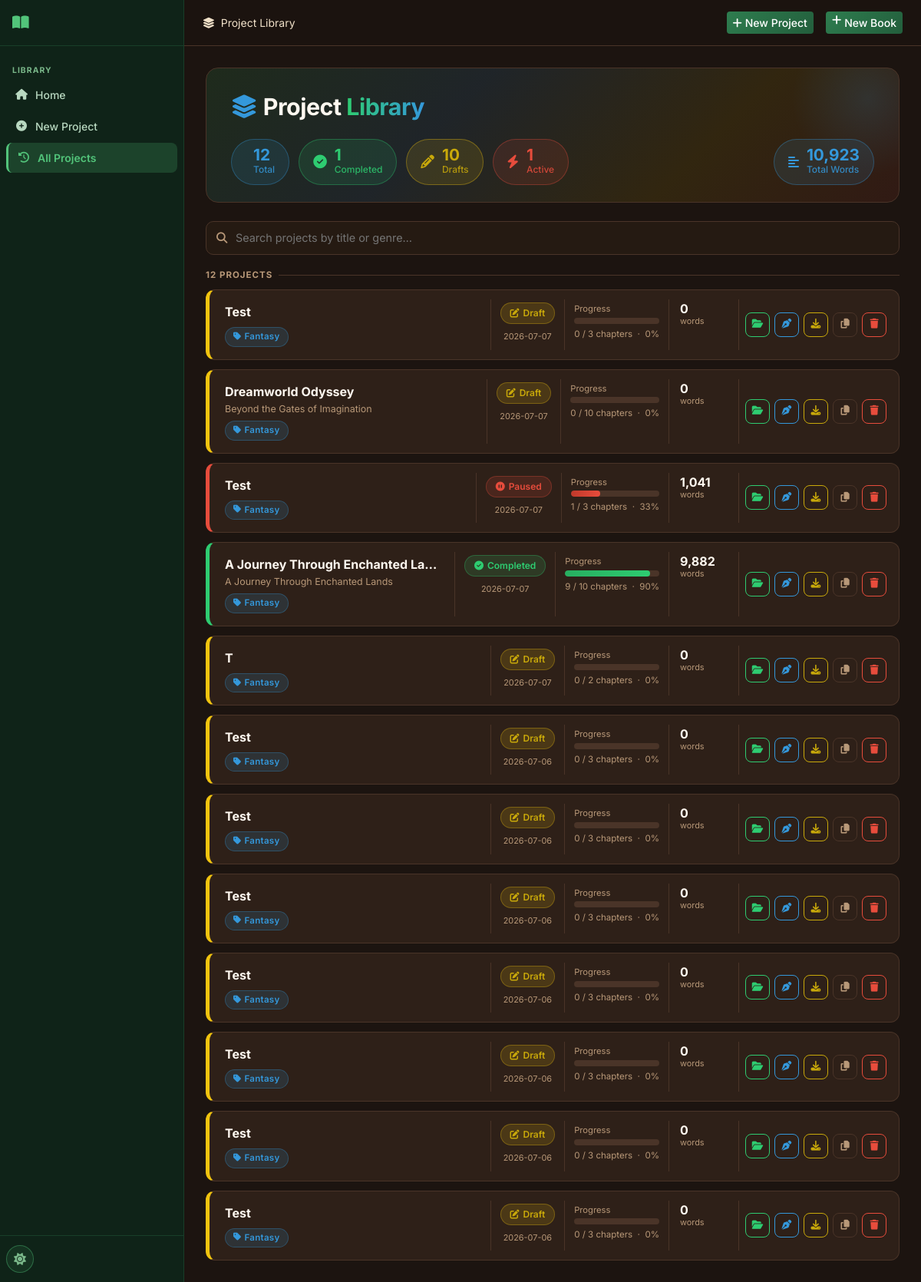
The app's page /history with its own data.
### tables this page shows
CREATE TABLE projects (
    id INTEGER PRIMARY KEY AUTOINCREMENT,
    title TEXT NOT NULL,
    subtitle TEXT DEFAULT '',
    genre TEXT DEFAULT 'Fantasy',
    audience TEXT DEFAULT 'Adult',
    description TEXT DEFAULT '',
    language TEXT DEFAULT 'English',
    story_type TEXT DEFAULT 'Novel',
    writing_style TEXT DEFAULT 'Descriptive',
    point_of_view TEXT DEFAULT 'Third Person Limited',
    tense TEXT DEFAULT 'Past',
    tone TEXT DEFAULT 'Adventurous',
    num_chapters INTEGER DEFAULT 10,
    words_per_chapter INTEGER DEFAULT 2000,
    creativity_level TEXT DEFAULT 'balanced',
    temperature REAL DEFAULT 0.7,
    top_p REAL DEFAULT 0.9,
    max_tokens INTEGER DEFAULT 4096,
    status TEXT DEFAULT 'draft',
    current_chapter INTEGER DEFAULT 0,
    total_words INTEGER DEFAULT 0,
    cover_prompt TEXT DEFAULT '',
    include_images INTEGER DEFAULT 0,
    images_per_chapter INTEGER DEFAULT 1,
    image_style TEXT DEFAULT 'Realistic',
    created_at TIMESTAMP DEFAULT CURRENT_TIMESTAMP,
    updated_at TIMESTAMP DEFAULT CURRENT_TIMESTAMP
);

### routes/main.py (the view)
@bp.route('/history')
def history():
    db = get_db()
    projects = db.execute('SELECT * FROM projects ORDER BY updated_at DESC').fetchall()
    return render_template('history.html', projects=projects)

### database/__init__.py (called while the page is built)
def get_db():
    if 'db' not in g:
        db_path = current_app.config['DATABASE']
        os.makedirs(os.path.dirname(db_path), exist_ok=True)
        g.db = sqlite3.connect(db_path)
        g.db.row_factory = sqlite3.Row
        g.db.execute('PRAGMA foreign_keys = ON')
        g.db.execute('PRAGMA journal_mode = WAL')
    return g.db

### utils/helpers.py (called while the page is built)
def get_setting(db, key, default=''):
    row = db.execute('SELECT value FROM settings WHERE key = ?', (key,)).fetchone()
    return row['value'] if row else default

### templates/history.html (shortened to what this page needs)
{% extends "base.html" %}
{% block breadcrumb %}<i class="fas fa-layer-group me-2"></i>Project Library{% endblock %}
{% block topnav_actions %}
<a href="{{ url_for('projects.new_project') }}" class="btn btn-primary btn-sm me-2">
  <i class="fas fa-plus me-1"></i>New Project
</a>
{% endblock %}
{% block content %}
{% set total     = projects | length %}
{% set completed = projects | selectattr('status', 'equalto', 'completed') | list | length %}
{% set drafts    = projects | selectattr('status', 'equalto', 'draft')     | list | length %}
{% set active    = projects | rejectattr('status', 'in', ['completed','draft']) | list | length %}
{% set total_words = projects | sum(attribute='total_words') %}
<div class="lib-hero">
  <div class="lib-hero-title"><i class="fas fa-layer-group me-2" style="color:var(--hl-blue)"></i>Project <span>Library</span></div>
  <div class="stat-pills">
    <div class="stat-pill sp-blue">
      <div><div class="sp-num">{{ total }}</div><div class="sp-label">Total</div></div>
    </div>
    <div class="stat-pill sp-green">
      <i class="fas fa-check-circle" style="font-size:1.1rem"></i>
      <div><div class="sp-num">{{ completed }}</div><div class="sp-label">Completed</div></div>
    </div>
    <div class="stat-pill sp-lemon">
      <i class="fas fa-pencil-alt" style="font-size:1.1rem"></i>
      <div><div class="sp-num">{{ drafts }}</div><div class="sp-label">Drafts</div></div>
    </div>
    <div class="stat-pill sp-red">
      <i class="fas fa-bolt" style="font-size:1.1rem"></i>
      <div><div class="sp-num">{{ active }}</div><div class="sp-label">Active</div></div>
    </div>
    <div class="stat-pill sp-blue" style="margin-left:auto">
      <i class="fas fa-align-left" style="font-size:1rem"></i>
      <div><div class="sp-num">{{ '{:,}'.format(total_words) }}</div><div class="sp-label">Total Words</div></div>
    </div>
  </div>
</div>
{% if projects %}
<div class="lib-search-wrap">
  <i class="fas fa-search"></i>
  <input class="lib-search" id="libSearch" type="text" placeholder="Search projects by title or genre…" oninput="filterCards()">
</div>
<div class="lib-section-label">{{ total }} Project{{ 's' if total != 1 }}</div>
<div class="project-cards" id="projectCards">
  {% for p in projects %}
  {% set pct = (p.current_chapter / p.num_chapters * 100) | int if p.num_chapters else 0 %}
  {% set sc = 'sc-' + p.status if p.status in ['completed','draft','generating','paused'] else 'sc-default' %}
  {% set pb = 'pb-' + p.status if p.status in ['completed','draft','generating','paused'] else 'pb-default' %}
  <div class="pcard status-{{ p.status }}" data-title="{{ p.title | lower }}" data-genre="{{ p.genre | lower }}">
    <div class="pcard-main">
      <div class="pcard-title">{{ p.title }}</div>
      {% if p.subtitle %}<div class="pcard-subtitle">{{ p.subtitle }}</div>{% endif %}
      <div class="genre-chip"><i class="fas fa-tag me-1"></i>{{ p.genre }}</div>
    </div>
    <div class="pcard-meta">
      <span class="status-chip {{ sc }}">
        {% if p.status == 'completed' %}<i class="fas fa-check-circle"></i>
        {% elif p.status == 'generating' %}<i class="fas fa-spinner fa-spin"></i>
        {% elif p.status == 'paused' %}<i class="fas fa-pause-circle"></i>
        {% else %}<i class="fas fa-edit"></i>{% endif %}
        {{ p.status | title }}
      </span>
      <div class="stat-unit mt-1">{{ p.updated_at[:10] }}</div>
    </div>
    <div class="pcard-prog">
      <div class="lib-prog-label">Progress</div>
      <div class="lib-progress">
        <div class="lib-progress-bar {{ pb }}" style="width:{{ pct }}%"></div>
      </div>
      <div class="lib-pct">{{ p.current_chapter }} / {{ p.num_chapters }} chapters &nbsp;·&nbsp; {{ pct }}%</div>
    </div>
    <div class="pcard-stats">
      <div>
        <div class="stat-num">{{ '{:,}'.format(p.total_words) }}</div>
        <div class="stat-unit">words</div>
      </div>
    </div>
    <div class="pcard-acts">
      <a href="{{ url_for('projects.project_detail', project_id=p.id) }}" class="act-btn act-green" title="Open project">
        <i class="fas fa-folder-open"></i>
      </a>
      <a href="{{ url_for('editor.editor_page', project_id=p.id) }}" class="act-btn act-blue" title="Open editor">
        <i class="fas fa-pen-nib"></i>
      </a>
      <a href="{{ url_for('exports.export_page', project_id=p.id) }}" class="act-btn act-lemon" title="Export">
        <i class="fas fa-download"></i>
      </a>
      <form method="POST" action="{{ url_for('projects.duplicate_project', project_id=p.id) }}" style="display:inline">
        <button type="submit" class="act-btn act-neutral" title="Duplicate">
          <i class="fas fa-copy"></i>
        </button>
      </form>
      <button class="act-btn act-red" onclick="confirmDelete({{ p.id }}, '{{ p.title | e }}')" title="Delete">
        <i class="fas fa-trash"></i>
      </button>
    </div>
  </div>
  {% endfor %}
</div>
{% endif %}
{% endblock %}

### static/css/style.css (style rules this page uses)
:root { --primary: #2e7d4f; --primary-hover: #235e3c; --primary-light: rgba(46, 125, 79, 0.15); --secondary: #c0392b; --secondary-light: rgba(192, 57, 43, 0.15); --accent: #2471a3; --accent-light: rgba(36, 113, 163, 0.15); --warning-color: #c9920a; --warning-light: rgba(201, 146, 10, 0.15); --brown: #795548; --brown-light: #a1887f; --success: #27ae60; --warning: #c9920a; --danger: #c0392b; --info: #2471a3; --sidebar-width: 240px; --topnav-height: 60px; --border-radius: 12px; --border-radius-sm: 8px; --transition: 0.2s ease; }
[data-theme="dark"] { --bg: #1c1410; --bg-secondary: #251a12; --bg-card: #2e2018; --bg-card-hover: #3a2820; --bg-input: #251a12; --border-color: #4a3428; --text: #f0e0c8; --text-muted: #b89878; --text-heading: #fff8f0; --sidebar-bg: #0f2318; --topnav-bg: rgba(28, 20, 16, 0.96); --scrollbar-track: #251a12; --scrollbar-thumb: #4a3428; --bs-body-bg: #1c1410; --bs-body-color: #f0e0c8; --bs-card-bg: #2e2018; --bs-card-border-color: #4a3428; --bs-border-color: #4a3428; --bs-modal-bg: #2e2018; --bs-modal-border-color: #4a3428; --bs-dropdown-bg: #2e2018; --bs-dropdown-border-color: #4a3428; --bs-dropdown-link-color: #f0e0c8; --bs-dropdown-link-hover-bg: #3a2820; --bs-tertiary-bg: #251a12; --bs-secondary-bg: #251a12; --bs-body-color-rgb: 240, 224, 200; --bs-body-bg-rgb: 28, 20, 16; --bs-table-color: #f0e0c8; --bs-table-bg: transparent; --bs-table-hover-color: #f0e0c8; --bs-table-hover-bg: rgba(255,255,255,0.05); --bs-table-striped-color: #f0e0c8; --bs-table-striped-bg: rgba(255,255,255,0.03); --bs-table-active-color: #f0e0c8; --bs-table-active-bg: rgba(255,255,255,0.07); --bs-table-border-color: #4a3428; }
*, *::before, *::after { box-sizing: border-box; }
html { scroll-behavior: smooth; }
body { font-family: 'Inter', -apple-system, BlinkMacSystemFont, sans-serif; background: var(--bg); color: var(--text); min-height: 100vh; display: flex; overflow-x: hidden; transition: background var(--transition), color var(--transition); }
a { color: var(--primary); }
.status-draft { background: rgba(141,110,99,0.2); color: #bcaaa4; }
.status-paused, .status-pausing { background: rgba(201,146,10,0.2); color: #e0a800; }
.status-completed { background: rgba(46,125,79,0.2); color: #52c47a; }
.btn-primary { background: linear-gradient(135deg, #2e7d4f, #235e3c); border: none; color: #fff; font-weight: 500; }

### records on screen
projects: title "Test", genre "Fantasy", status "Draft", updated_at "2026-07-07", current_chapter "0", num_chapters "3", pct "0", total_words "0"
projects: title "Dreamworld Odyssey", subtitle "Beyond the Gates of Imagination", genre "Fantasy", status "Draft", updated_at "2026-07-07", current_chapter "0", num_chapters "10", pct "0", total_words "0"
projects: title "Test", genre "Fantasy", status "Paused", updated_at "2026-07-07", current_chapter "1", num_chapters "3", pct "33", total_words "1,041"
projects: title "A Journey Through Enchanted La…", subtitle "A Journey Through Enchanted Lands", genre "Fantasy", status "Completed", updated_at "2026-07-07", current_chapter "9", num_chapters "10", pct "90", total_words "9,882"
projects: title "T", genre "Fantasy", status "Draft", updated_at "2026-07-07", current_chapter "0", num_chapters "2", pct "0", total_words "0"
projects: title "Test", genre "Fantasy", status "Draft", updated_at "2026-07-06", current_chapter "0", num_chapters "3", pct "0", total_words "0"
projects: title "Test", genre "Fantasy", status "Draft", updated_at "2026-07-06", current_chapter "0", num_chapters "3", pct "0", total_words "0"
projects: title "Test", genre "Fantasy", status "Draft", updated_at "2026-07-06", current_chapter "0", num_chapters "3", pct "0", total_words "0"
projects: title "Test", genre "Fantasy", status "Draft", updated_at "2026-07-06", current_chapter "0", num_chapters "3", pct "0", total_words "0"
projects: title "Test", genre "Fantasy", status "Draft", updated_at "2026-07-06", current_chapter "0", num_chapters "3", pct "0", total_words "0"
projects: title "Test", genre "Fantasy", status "Draft", updated_at "2026-07-06", current_chapter "0", num_chapters "3", pct "0", total_words "0"
projects: title "Test", genre "Fantasy", status "Draft", updated_at "2026-07-06", current_chapter "0", num_chapters "3", pct "0", total_words "0"

### other values on screen
{{ total }} "12"
{{ completed }} "1"
{{ drafts }} "10"
{{ active }} "1"
{{ '{:,}'.format(total_words) }} "10,923"
{{ 's' if total != 1 }} "S"
